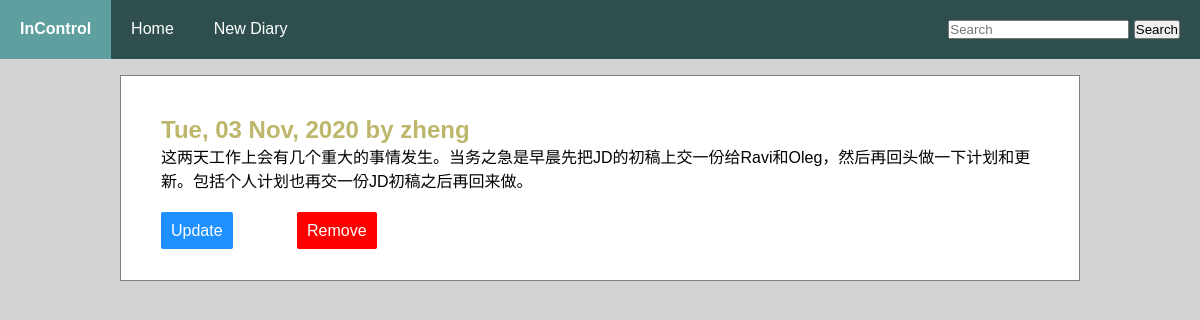
The page /diary/28/ on the database its author committed.
### diary/models.py (models this page shows, shortened)
class Diary(models.Model):
    author = models.ForeignKey(User, on_delete=models.CASCADE)
    body = models.TextField()
    created_at = models.DateTimeField(auto_now_add=True)
    updated_at = models.DateTimeField(auto_now=True)
    tags = models.ManyToManyField(Tag)
    def body_paragraphs(self):
        return self.body.split('\n')
    def get_tags(self):
        return list(self.tags.all())

### diary/views.py (the view)
# urls.py: path('<int:pk>/', views.DiaryDetailView.as_view(), name="diary-detail"),
class DiaryDetailView(DetailView):
    model = Diary

### diary/templates/diary/diary_detail.html (shortened to what this page needs)
{% extends 'diary/base.html' %}
{% block content %}
<div class="diary-detail">
  <article>
    <h2>{{ diary.created_at | date:"D, d M, Y"}} by {{ diary.author.username }}</h2>
    {% for para in diary.body_paragraphs %}
      <p>{{ para }}</p>
    {% endfor %}
  </article>
  <a href="{% url 'diary-update' diary.pk  %}" class="btn btn-primary">Update</a>
  <a href="{% url 'diary-delete' diary.pk  %}" class="btn btn-danger">Remove</a>
</div>
{% endblock %}

### diary/static/diary/style.css (style rules this page uses)
* { box-sizing: border-box; padding: 0; margin: 0; }
h2 { color: #BDB76B; }
body { background-color: lightgray; font-family: Arial, "Microsoft YaHei", sans-serif; }
.diary-detail { padding: 20px; }
.diary-detail article { padding-bottom: 30px; }
.btn { text-decoration: none; text-align: center; border-radius: 2px; padding: 10px; margin: 20px 60px 0px 0px; }
.btn-primary { color: white; background-color: #1e90ff; }
.btn-danger { color: white; background-color: red; }

### rows shown on the page
Diary: created_at "Tue, 03 Nov, 2020", author.username "zheng", body_paragraphs "这两天工作上会有几个重大的事情发生。当务之急是早晨先把JD的初稿上交一份给Ravi和Oleg，然后再回头做一下计划和更新。包括个人计划也再交一份JD初稿之后再回来做。"
